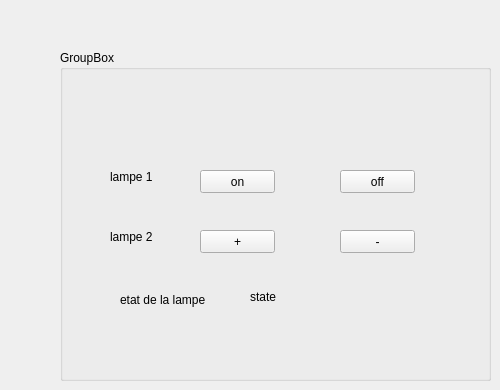
      <widget class="QWidget" name="tab_16">
       <attribute name="title">
        <string>arduino</string>
       </attribute>
       <widget class="QGroupBox" name="groupBox_9">
        <property name="geometry">
         <rect>
          <x>60</x>
          <y>50</y>
          <width>431</width>
          <height>331</height>
         </rect>
        </property>
        <property name="title">
         <string>GroupBox</string>
        </property>
        <widget class="QLabel" name="label_29">
         <property name="geometry">
          <rect>
           <x>50</x>
           <y>120</y>
           <width>47</width>
           <height>14</height>
          </rect>
         </property>
         <property name="text">
          <string>lampe 1</string>
         </property>
        </widget>
        <widget class="QLabel" name="label_30">
         <property name="geometry">
          <rect>
           <x>50</x>
           <y>180</y>
           <width>47</width>
           <height>14</height>
          </rect>
         </property>
         <property name="text">
          <string>lampe 2</string>
         </property>
        </widget>
        <widget class="QPushButton" name="bouton_on">
         <property name="geometry">
          <rect>
           <x>140</x>
           <y>120</y>
           <width>75</width>
           <height>23</height>
          </rect>
         </property>
         <property name="text">
          <string>on</string>
         </property>
        </widget>
        <widget class="QPushButton" name="bouton_off">
         <property name="geometry">
          <rect>
           <x>280</x>
           <y>120</y>
           <width>75</width>
           <height>23</height>
          </rect>
         </property>
         <property name="text">
          <string>off</string>
         </property>
        </widget>
        <widget class="QPushButton" name="boouton_grow">
         <property name="geometry">
          <rect>
           <x>140</x>
           <y>180</y>
           <width>75</width>
           <height>23</height>
          </rect>
         </property>
         <property name="text">
          <string>+</string>
         </property>
        </widget>
        <widget class="QPushButton" name="bouton_low">
         <property name="geometry">
          <rect>
           <x>280</x>
           <y>180</y>
           <width>75</width>
           <height>23</height>
          </rect>
         </property>
         <property name="text">
          <string>-</string>
         </property>
        </widget>
        <widget class="QLabel" name="label_31">
         <property name="geometry">
          <rect>
           <x>60</x>
           <y>240</y>
           <width>91</width>
           <height>20</height>
          </rect>
         </property>
         <property name="text">
          <string>etat de la lampe</string>
         </property>
        </widget>
        <widget class="QLabel" name="etat_lampe">
         <property name="geometry">
          <rect>
           <x>190</x>
           <y>240</y>
           <width>47</width>
           <height>14</height>
          </rect>
         </property>
         <property name="text">
          <string>state</string>
         </property>
        </widget>
       </widget>
      </widget>
